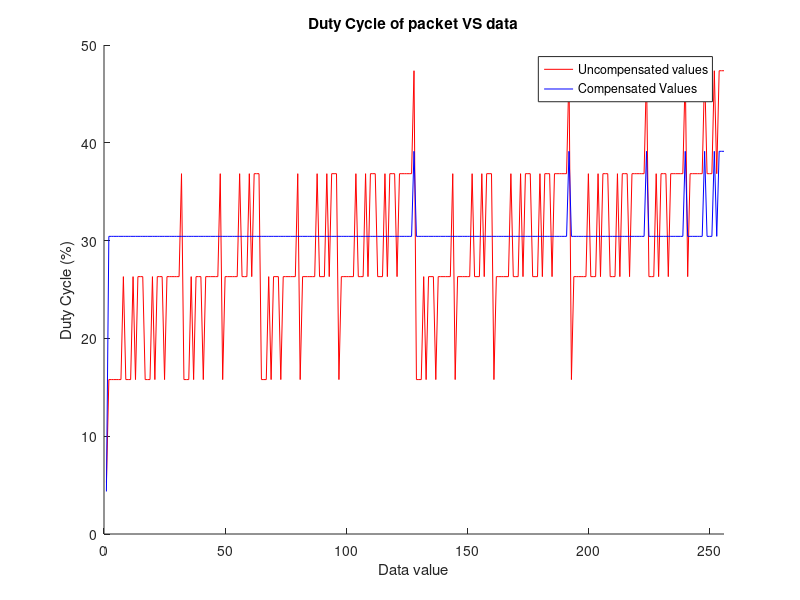

Reproduce this figure in MATLAB.
dcycle_u = [5.263158,15.789474,15.789474,15.789474,15.789474,15.789474,15.789474,26.315790,15.789474,15.789474,15.789474,26.315790,15.789474,26.315790,26.315790,26.315790,15.789474,15.789474,15.789474,26.315790,15.789474,26.315790,26.315790,26.315790,15.789474,26.315790,26.315790,26.315790,26.315790,26.315790,26.315790,36.842106,15.789474,15.789474,15.789474,26.315790,15.789474,26.315790,26.315790,26.315790,15.789474,26.315790,26.315790,26.315790,26.315790,26.315790,26.315790,36.842106,15.789474,26.315790,26.315790,26.315790,26.315790,26.315790,26.315790,36.842106,26.315790,26.315790,26.315790,36.842106,26.315790,36.842106,36.842106,36.842106,15.789474,15.789474,15.789474,26.315790,15.789474,26.315790,26.315790,26.315790,15.789474,26.315790,26.315790,26.315790,26.315790,26.315790,26.315790,36.842106,15.789474,26.315790,26.315790,26.315790,26.315790,26.315790,26.315790,36.842106,26.315790,26.315790,26.315790,36.842106,26.315790,36.842106,36.842106,36.842106,15.789474,26.315790,26.315790,26.315790,26.315790,26.315790,26.315790,36.842106,26.315790,26.315790,26.315790,36.842106,26.315790,36.842106,36.842106,36.842106,26.315790,26.315790,26.315790,36.842106,26.315790,36.842106,36.842106,36.842106,26.315790,36.842106,36.842106,36.842106,36.842106,36.842106,36.842106,47.368420,15.789474,15.789474,15.789474,26.315790,15.789474,26.315790,26.315790,26.315790,15.789474,26.315790,26.315790,26.315790,26.315790,26.315790,26.315790,36.842106,15.789474,26.315790,26.315790,26.315790,26.315790,26.315790,26.315790,36.842106,26.315790,26.315790,26.315790,36.842106,26.315790,36.842106,36.842106,36.842106,15.789474,26.315790,26.315790,26.315790,26.315790,26.315790,26.315790,36.842106,26.315790,26.315790,26.315790,36.842106,26.315790,36.842106,36.842106,36.842106,26.315790,26.315790,26.315790,36.842106,26.315790,36.842106,36.842106,36.842106,26.315790,36.842106,36.842106,36.842106,36.842106,36.842106,36.842106,47.368420,15.789474,26.315790,26.315790,26.315790,26.315790,26.315790,26.315790,36.842106,26.315790,26.315790,26.315790,36.842106,26.315790,36.842106,36.842106,36.842106,26.315790,26.315790,26.315790,36.842106,26.315790,36.842106,36.842106,36.842106,26.315790,36.842106,36.842106,36.842106,36.842106,36.842106,36.842106,47.368420,26.315790,26.315790,26.315790,36.842106,26.315790,36.842106,36.842106,36.842106,26.315790,36.842106,36.842106,36.842106,36.842106,36.842106,36.842106,47.368420,26.315790,36.842106,36.842106,36.842106,36.842106,36.842106,36.842106,47.368420,36.842106,36.842106,36.842106,47.368420,36.842106,47.368420,47.368420,47.368420];
count = .19 * dcycle_u;

for i=1:256
   if uint8(count(i)) == 3 || uint8(count(i)) == 5
       count(i) = 7;
   
   end
end

dcycle_c = (100/23) * count;

figure('Name','Duty cycle of OOK');
hold on;
plot(dcycle_u,'r-');
plot(dcycle_c,'b-');
xlim([0 256])
title('Duty Cycle of packet VS data');
legend('Uncompensated values', 'Compensated Values');
ylabel('Duty Cycle (%)');
xlabel('Data value');
hold off;